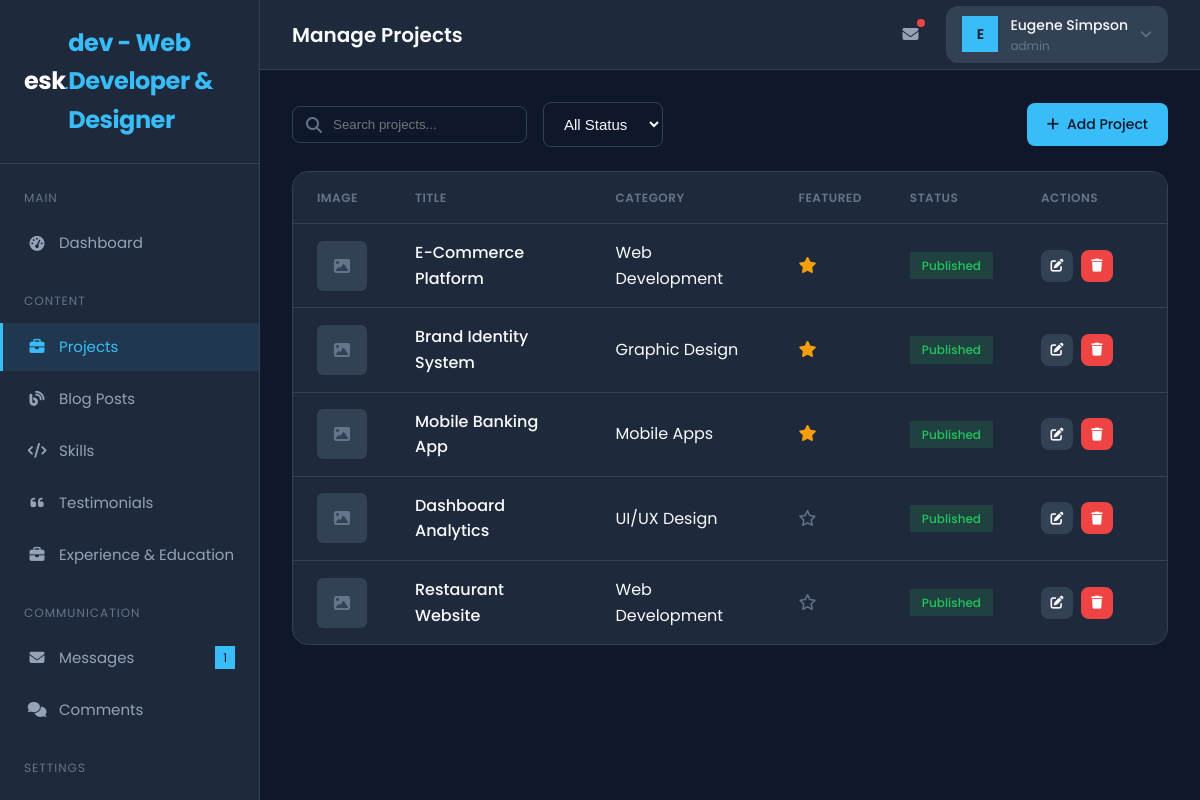
The app's page /admin/manage_projects.php (signed in) with its own data.
### tables this page shows
CREATE TABLE `users` (
  `id` INT(11) NOT NULL AUTO_INCREMENT,
  `username` VARCHAR(50) NOT NULL,
  `email` VARCHAR(100) NOT NULL,
  `password` VARCHAR(255) NOT NULL,
  `full_name` VARCHAR(100) NOT NULL,
  `role` ENUM('admin', 'editor') DEFAULT 'admin',
  `avatar` VARCHAR(255) DEFAULT NULL,
  `created_at` TIMESTAMP DEFAULT CURRENT_TIMESTAMP,
  `updated_at` TIMESTAMP DEFAULT CURRENT_TIMESTAMP ON UPDATE CURRENT_TIMESTAMP,
  PRIMARY KEY (`id`),
  UNIQUE KEY `username` (`username`),
  UNIQUE KEY `email` (`email`)
);

CREATE TABLE `projects` (
  `id` INT(11) NOT NULL AUTO_INCREMENT,
  `title` VARCHAR(200) NOT NULL,
  `slug` VARCHAR(200) NOT NULL,
  `description` TEXT NOT NULL,
  `content` TEXT,
  `image` VARCHAR(255) DEFAULT NULL,
  `category_id` INT(11) DEFAULT NULL,
  `client` VARCHAR(100) DEFAULT NULL,
  `project_url` VARCHAR(255) DEFAULT NULL,
  `github_url` VARCHAR(255) DEFAULT NULL,
  `technologies` VARCHAR(255) DEFAULT NULL,
  `featured` TINYINT(1) DEFAULT 0,
  `status` ENUM('draft', 'published') DEFAULT 'draft',
  `sort_order` INT(11) DEFAULT 0,
  `created_at` TIMESTAMP DEFAULT CURRENT_TIMESTAMP,
  `updated_at` TIMESTAMP DEFAULT CURRENT_TIMESTAMP ON UPDATE CURRENT_TIMESTAMP,
  PRIMARY KEY (`id`),
  UNIQUE KEY `slug` (`slug`),
  KEY `category_id` (`category_id`),
  CONSTRAINT `projects_ibfk_1` FOREIGN KEY (`category_id`) REFERENCES `categories` (`id`) ON DELETE SET NULL
);

CREATE TABLE `categories` (
  `id` INT(11) NOT NULL AUTO_INCREMENT,
  `name` VARCHAR(100) NOT NULL,
  `slug` VARCHAR(100) NOT NULL,
  `description` TEXT,
  `created_at` TIMESTAMP DEFAULT CURRENT_TIMESTAMP,
  PRIMARY KEY (`id`),
  UNIQUE KEY `slug` (`slug`)
);

### includes/db.php (called while the page is built, shortened)
<?php
class Database {
    private static $instance = null;
    private $connection;
    private function __construct() {
        try {
            $dsn = "mysql:host=" . DB_HOST . ";dbname=" . DB_NAME . ";charset=utf8mb4";
            $options = [
                PDO::ATTR_ERRMODE => PDO::ERRMODE_EXCEPTION,
                PDO::ATTR_DEFAULT_FETCH_MODE => PDO::FETCH_ASSOC,
                PDO::ATTR_EMULATE_PREPARES => false,
            ];
            $this->connection = new PDO($dsn, DB_USER, DB_PASS, $options);
        } catch (PDOException $e) {
            die("Database connection failed: " . $e->getMessage());
        }
    }
    public static function getInstance() {
        if (self::$instance === null) {
            self::$instance = new self();
        }
        return self::$instance;
    }
    public function query($sql, $params = []) {
        try {
            $stmt = $this->connection->prepare($sql);
            $stmt->execute($params);
            return $stmt;
        } catch (PDOException $e) {
            throw new Exception($e->getMessage());
        }
    }
    public function fetchAll($sql, $params = []) {
        $stmt = $this->query($sql, $params);
        return $stmt->fetchAll();
    }
    public function fetchOne($sql, $params = []) {
        $stmt = $this->query($sql, $params);
        return $stmt->fetch();
    }
    public function count($table, $where = '1=1', $params = []) {
        $sql = "SELECT COUNT(*) as total FROM {$table} WHERE {$where}";
        $result = $this->fetchOne($sql, $params);
        return $result['total'] ?? 0;
    }
}
function db() {
    return Database::getInstance();
}

### includes/auth.php (called while the page is built, shortened)
<?php
require_once __DIR__ . '/db.php';
require_once __DIR__ . '/helpers.php';
function isLoggedIn() {
    return isset($_SESSION['user_id']) && !empty($_SESSION['user_id']);
}
function getCurrentUser() {
    return db()->fetchOne(
        "SELECT id, username, email, full_name, role, avatar FROM users WHERE id = ?",
        [$_SESSION['user_id']]
    );
}

### admin/manage_projects.php (the view, shortened to what this page needs)
<?php
require_once '../includes/db.php';
require_once '../includes/helpers.php';
require_once '../includes/auth.php';
$pageTitle = 'Manage Projects';
$page = isset($_GET['page']) ? (int)$_GET['page'] : 1;
$search = isset($_GET['search']) ? sanitize($_GET['search']) : '';
$whereClause = '1=1';
$params = [];
$totalProjects = db()->count('projects p', $whereClause, $params);
$pagination = paginate($totalProjects, ITEMS_PER_PAGE, $page);
$projects = db()->fetchAll(
    "SELECT p.*, c.name as category_name
     FROM projects p
     LEFT JOIN categories c ON p.category_id = c.id
     WHERE {$whereClause}
     ORDER BY p.sort_order ASC, p.created_at DESC
     LIMIT {$pagination['per_page']} OFFSET {$pagination['offset']}",
    $params
);
?>
<?php require_once 'header.php'; ?>
<div class="filter-bar">
    <div class="filter-group">
        <form action="" method="GET" class="search-box">
            <i class="fas fa-search"></i>
            <input type="text" name="search" placeholder="Search projects..." value="<?php echo escape($search); ?>">
        </form>
        <select class="form-select" style="width: auto;" onchange="location.href = '?status=' + this.value + '<?php echo $search ? '&search=' . escape($search) : ''; ?>';">
            <option value="">All Status</option>
        </select>
    </div>
    <a href="add_project.php" class="btn btn-primary">
        <i class="fas fa-plus"></i> Add Project
    </a>
</div>
<div class="card">
    <div class="card-body" style="padding: 0;">
        <?php if (empty($projects)): ?>
            <div class="empty-state">
                <div class="empty-state-icon">
                    <i class="fas fa-briefcase"></i>
                </div>
                <h3 class="empty-state-title">No projects found</h3>
                <p class="empty-state-text">Start by adding your first project.</p>
                <a href="add_project.php" class="btn btn-primary" style="margin-top: 1rem;">
                    <i class="fas fa-plus"></i> Add Project
                </a>
            </div>
        <?php else: ?>
            <table class="data-table">
                <thead>
                    <tr>
                        <th style="width: 60px;">Image</th>
                        <th>Title</th>
                        <th>Category</th>
                        <th>Featured</th>
                        <th>Status</th>
                        <th style="width: 150px;">Actions</th>
                    </tr>
                </thead>
                <tbody>
                    <?php foreach ($projects as $project): ?>
                        <tr>
                            <td>
                                <?php if (!empty($project['image']) && file_exists(ROOT_PATH . 'uploads/projects/' . $project['image'])): ?>
                                    <img src="<?php echo SITE_URL; ?>/uploads/projects/<?php echo escape($project['image']); ?>" alt="" style="width: 50px; height: 50px; object-fit: cover; border-radius: var(--radius-sm);">
                                <?php else: ?>
                                    <div style="width: 50px; height: 50px; background: var(--bg-tertiary); border-radius: var(--radius-sm); display: flex; align-items: center; justify-content: center;">
                                        <i class="fas fa-image" style="color: var(--text-muted);"></i>
                                    </div>
                                <?php endif; ?>
                            </td>
                            <td>
                                <a href="edit_project.php?id=<?php echo $project['id']; ?>" style="font-weight: 500;">
                                    <?php echo escape($project['title']); ?>
                                </a>
                            </td>
                            <td><?php echo escape($project['category_name'] ?? '-'); ?></td>
                            <td>
                                <?php if ($project['featured']): ?>
                                    <i class="fas fa-star" style="color: var(--warning);"></i>
                                <?php else: ?>
                                    <i class="far fa-star" style="color: var(--text-muted);"></i>
                                <?php endif; ?>
                            </td>
                            <td>
                                <span class="status-badge status-<?php echo $project['status']; ?>">
                                    <?php echo ucfirst($project['status']); ?>
                                </span>
                            </td>
                            <td>
                                <div class="table-actions">
                                    <a href="edit_project.php?id=<?php echo $project['id']; ?>" class="btn btn-sm btn-icon btn-secondary" title="Edit">
                                        <i class="fas fa-edit"></i>
                                    </a>
                                    <a href="?delete=<?php echo $project['id']; ?>" class="btn btn-sm btn-icon btn-danger" title="Delete" onclick="return confirmDelete();">
                                        <i class="fas fa-trash"></i>
                                    </a>
                                </div>
                            </td>
                        </tr>
                    <?php endforeach; ?>
                </tbody>
            </table>
        <?php endif; ?>
    </div>
</div>
<?php require_once 'footer.php'; ?>

### admin/header.php (shortened to what this page needs)
<?php
require_once '../includes/helpers.php';
$currentPage = basename($_SERVER['PHP_SELF'], '.php');
$unreadMessages = db()->count('messages', "status = 'unread'");
$user = getCurrentUser();
$displayName = getSetting('name', $user['full_name'] ?? 'Admin');
$siteName = getSetting('site_name', 'esk.dev');
?>
<!DOCTYPE html>
<html lang="en">
<head>
    <link rel="stylesheet" href="https://cdnjs.cloudflare.com/ajax/libs/font-awesome/6.4.0/css/all.min.css">
    <link rel="stylesheet" href="<?php echo SITE_URL; ?>/assets/css/admin.css">
</head>
<body>
    <div class="admin-wrapper">
        <aside class="sidebar" id="sidebar">
            <div class="sidebar-header">
                <a href="<?php echo ADMIN_URL; ?>/dashboard.php" class="sidebar-logo">
                    <?php echo formatLogo($siteName); ?>
                </a>
            </div>
            <nav class="sidebar-nav">
                <div class="nav-section">
                    <div class="nav-section-title">Main</div>
                    <ul class="nav-list">
                        <li class="nav-item">
                            <a href="<?php echo ADMIN_URL; ?>/dashboard.php" class="nav-link <?php echo $currentPage === 'dashboard' ? 'active' : ''; ?>">
                                <i class="fas fa-tachometer-alt"></i>
                                <span>Dashboard</span>
                            </a>
                        </li>
                    </ul>
                </div>
                <div class="nav-section">
                    <div class="nav-section-title">Content</div>
                    <ul class="nav-list">
                        <li class="nav-item">
                            <a href="<?php echo ADMIN_URL; ?>/manage_projects.php" class="nav-link <?php echo $currentPage === 'manage_projects' || $currentPage === 'add_project' || $currentPage === 'edit_project' ? 'active' : ''; ?>">
                                <i class="fas fa-briefcase"></i>
                                <span>Projects</span>
                            </a>
                        </li>
                        <li class="nav-item">
                            <a href="<?php echo ADMIN_URL; ?>/manage_blog.php" class="nav-link <?php echo $currentPage === 'manage_blog' || $currentPage === 'add_post' || $currentPage === 'edit_post' ? 'active' : ''; ?>">
                                <i class="fas fa-blog"></i>
                                <span>Blog Posts</span>
                            </a>
                        </li>
                        <li class="nav-item">
                            <a href="<?php echo ADMIN_URL; ?>/manage_skills.php" class="nav-link <?php echo $currentPage === 'manage_skills' ? 'active' : ''; ?>">
                                <i class="fas fa-code"></i>
                                <span>Skills</span>
                            </a>
                        </li>
                        <li class="nav-item">
                            <a href="<?php echo ADMIN_URL; ?>/manage_testimonials.php" class="nav-link <?php echo $currentPage === 'manage_testimonials' ? 'active' : ''; ?>">
                                <i class="fas fa-quote-left"></i>
                                <span>Testimonials</span>
                            </a>
                        </li>
                        <li class="nav-item">
                            <a href="<?php echo ADMIN_URL; ?>/manage_experience.php" class="nav-link <?php echo $currentPage === 'manage_experience' ? 'active' : ''; ?>">
                                <i class="fas fa-briefcase"></i>
                                <span>Experience & Education</span>
                            </a>
                        </li>
                    </ul>
                </div>
                <div class="nav-section">
                    <div class="nav-section-title">Communication</div>
                    <ul class="nav-list">
                        <li class="nav-item">
                            <a href="<?php echo ADMIN_URL; ?>/manage_messages.php" class="nav-link <?php echo $currentPage === 'manage_messages' ? 'active' : ''; ?>">
                                <i class="fas fa-envelope"></i>
                                <span>Messages</span>
                                <?php if ($unreadMessages > 0): ?>
                                    <span class="nav-badge"><?php echo $unreadMessages; ?></span>
                                <?php endif; ?>
                            </a>
                        </li>
                        <li class="nav-item">
                            <a href="<?php echo ADMIN_URL; ?>/manage_comments.php" class="nav-link <?php echo $currentPage === 'manage_comments' ? 'active' : ''; ?>">
                                <i class="fas fa-comments"></i>
                                <span>Comments</span>
                            </a>
                        </li>
                    </ul>
                </div>
                <div class="nav-section">
                    <div class="nav-section-title">Settings</div>
                    <ul class="nav-list">
                        <li class="nav-item">
                            <a href="<?php echo ADMIN_URL; ?>/settings.php" class="nav-link <?php echo $currentPage === 'settings' ? 'active' : ''; ?>">
                            </a>
                        </li>
                    </ul>
                </div>
            </nav>
        </aside>
        <main class="main-content">
            <header class="admin-header">
                <div class="header-left">
                    <h1 class="header-title"><?php echo isset($pageTitle) ? $pageTitle : 'Dashboard'; ?></h1>
                </div>
                <div class="header-right">
                    <div class="header-actions">
                        <a href="<?php echo ADMIN_URL; ?>/manage_messages.php" class="header-btn" title="Messages">
                            <i class="fas fa-envelope"></i>
                            <?php if ($unreadMessages > 0): ?>
                                <span class="badge"></span>
                            <?php endif; ?>
                        </a>
                    </div>
                    <div class="user-dropdown" id="userDropdown">
                        <div class="user-avatar">
                            <?php echo strtoupper(substr($displayName, 0, 1)); ?>
                        </div>
                        <div class="user-info">
                            <span class="user-name"><?php echo escape($displayName); ?></span>
                            <span class="user-role"><?php echo escape($user['role'] ?? 'admin'); ?></span>
                        </div>
                        <i class="fas fa-chevron-down" style="font-size: 0.75rem; color: var(--text-muted);"></i>
                    </div>
                </div>
            </header>
            <div class="admin-body">

### records on screen
users: full_name "Eugene Simpson", role "admin"
projects: title "E-Commerce Platform", category.name "Web Development", featured 1 (drawn), status "Published"
projects: title "Brand Identity System", category.name "Graphic Design", featured 1 (drawn), status "Published"
projects: title "Mobile Banking App", category.name "Mobile Apps", featured 1 (drawn), status "Published"
projects: title "Dashboard Analytics", category.name "UI/UX Design", featured 0 (drawn), status "Published"
projects: title "Restaurant Website", category.name "Web Development", featured 0 (drawn), status "Published"

### other values on screen
$parts[0] "esk"
$parts[1] "dev - Web Developer & Designer"
$unreadMessages "1"
$pageTitle "Manage Projects"
substr($displayName, 0, 1) "E"
